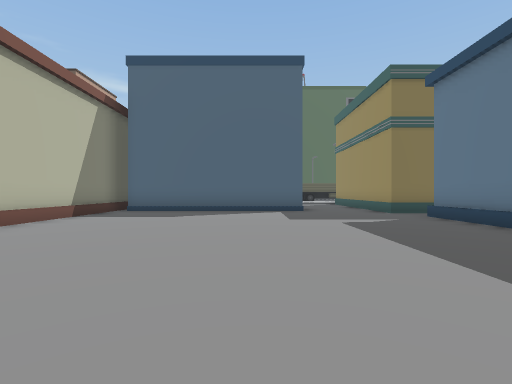
view 1 (above)

24 first-person views from a walk through a 3-D level made in the Unity game engine. The camera is 1.2 m above the floor, looks level and sees 85° across. The floor is counted in squares, 2 m on a side. Each view is taken from the middle of a square. On the plan, view 1 faces up. The plan holds only what a view shows up to about 9 squares ahead; the rest is blank. The place goes on beyond the plan. The player character is not drawn. Some surface patterns are stand-ins.

view 2
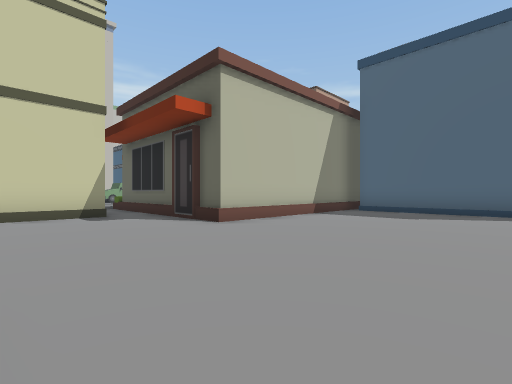

view 3
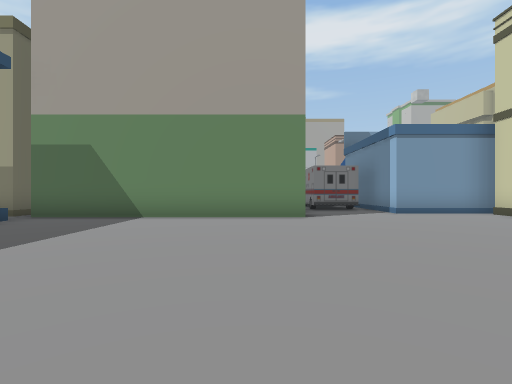

view 4
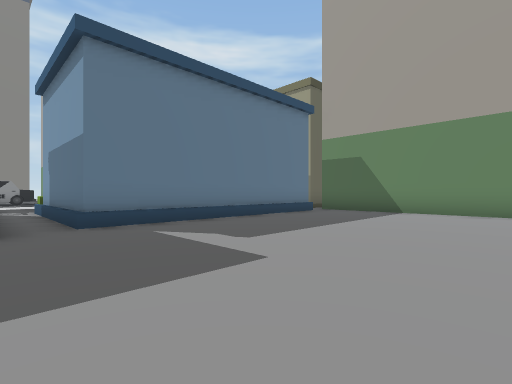

view 5
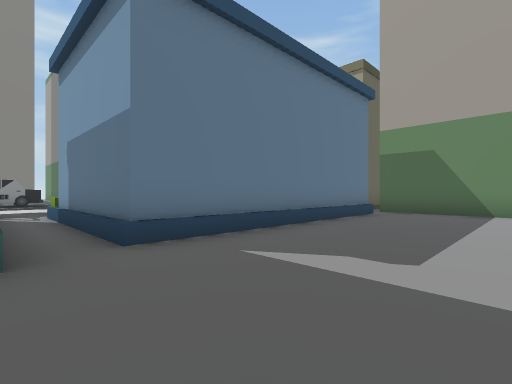

view 6
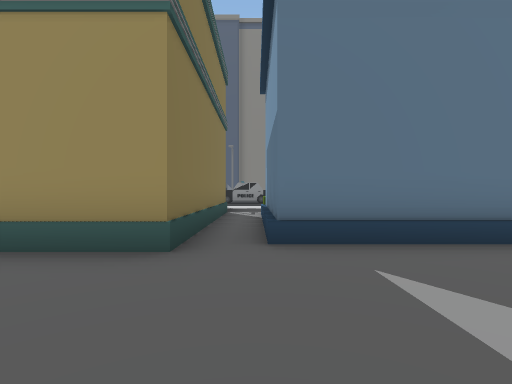

view 7
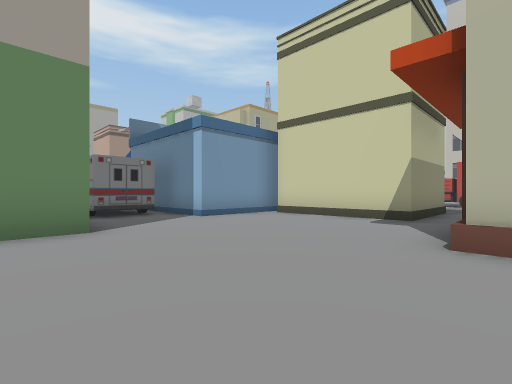

view 8
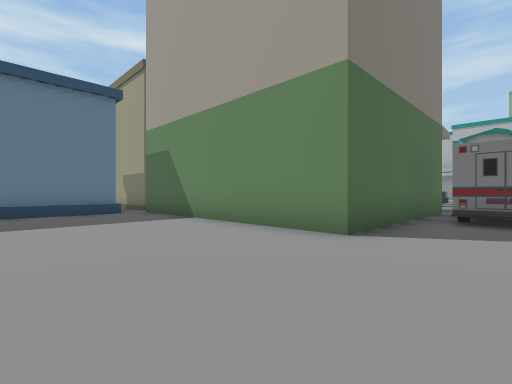

view 9
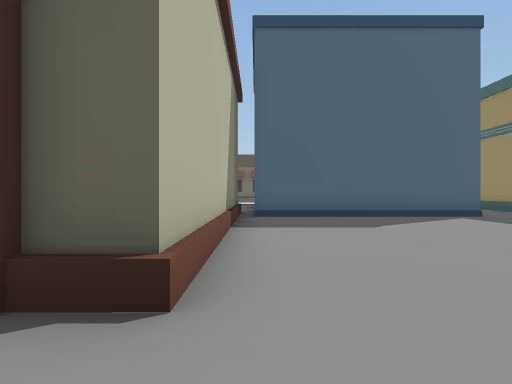

view 10
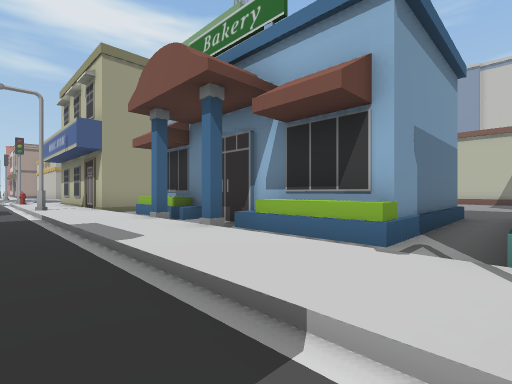

view 11
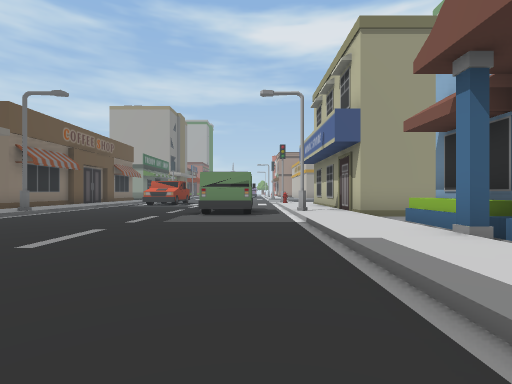

view 12
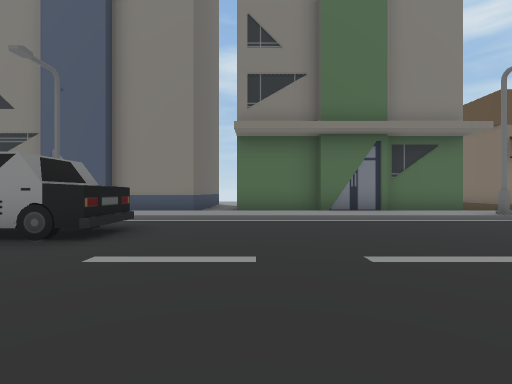

view 13
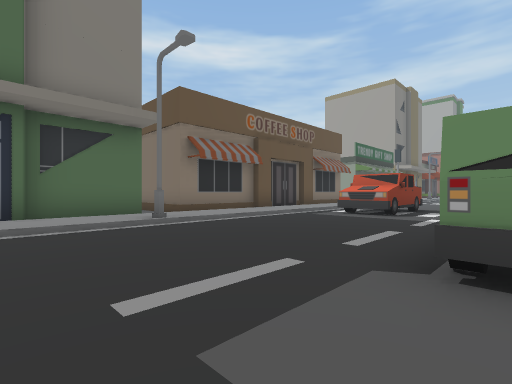

view 14
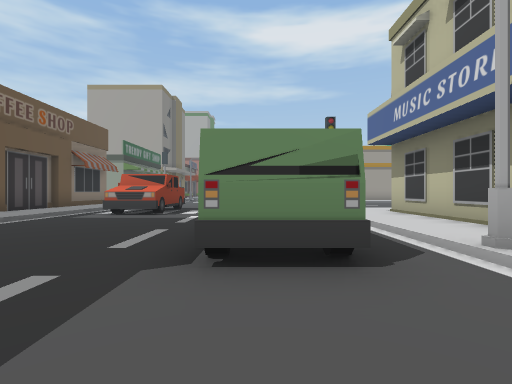

view 15
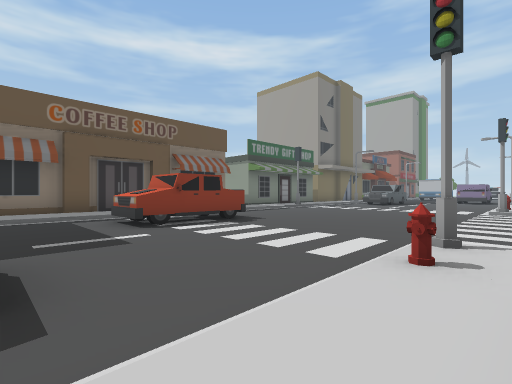

view 16
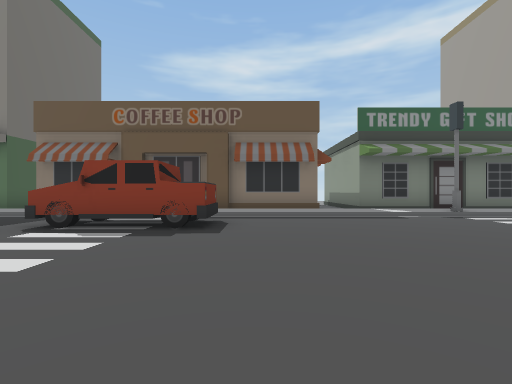

view 17
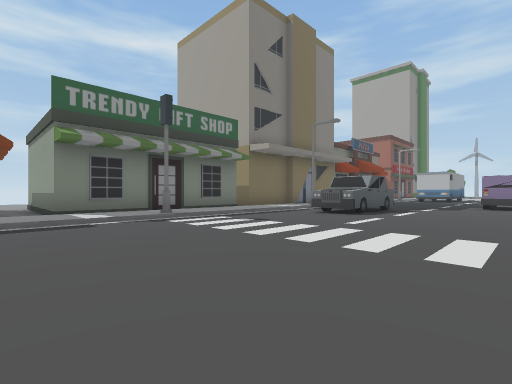

view 18
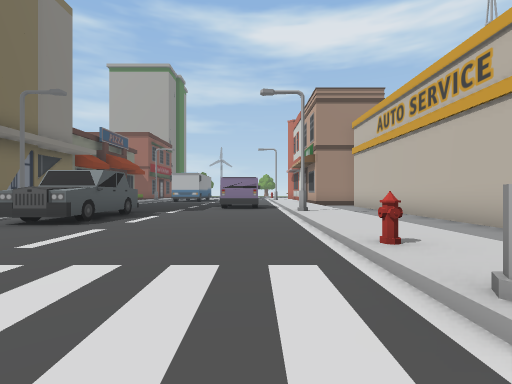

view 19
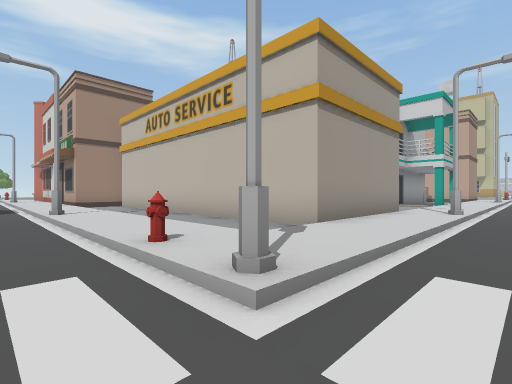

view 20
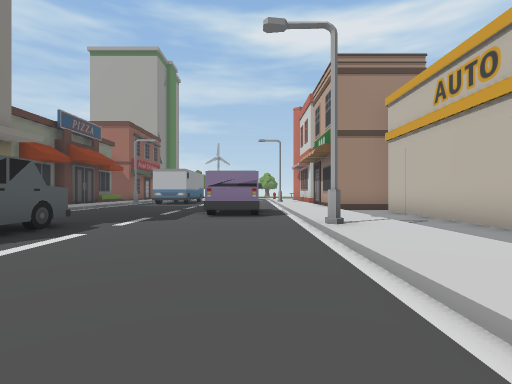

view 21
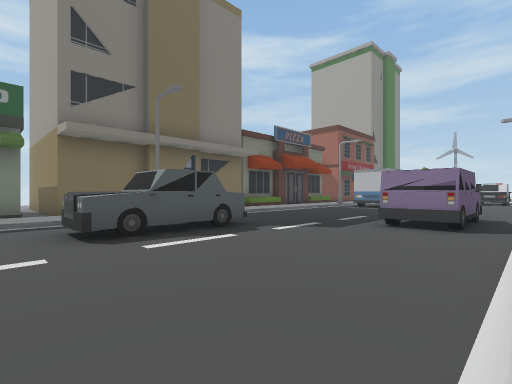

view 22
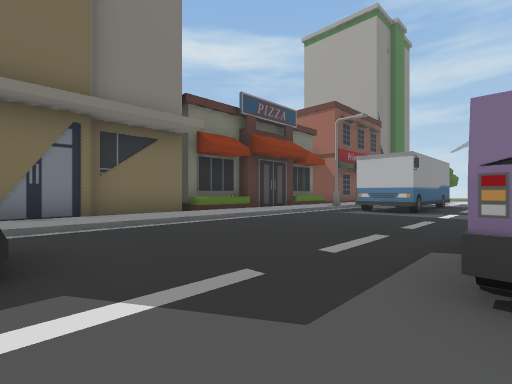

view 23
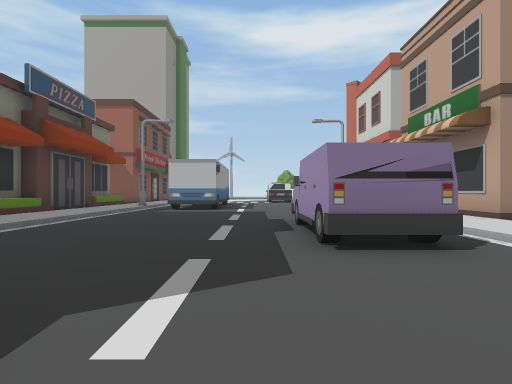

view 24
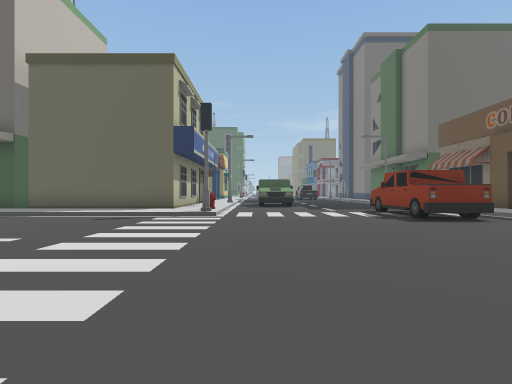

### Floor plan
Key: @ floor where view 1 was taken; # wall or solid block; . main floor; : floor 0.25 m higher than the main floor; / step, stairs or slope; O other object.
Columns run from 8 left of view 1 to 23 right of it. Each row starts with its distance up from view 1.
  9    OO#OOOO..#               O
  8    O........######: .     O O
  7    O........////////.  .O./:O
  6    O......../OOOO///. ..O./:OO
  5    O......../O  O///....../:
  4 OOOO......../O  O.:/....../:O
  3 ............/O  O.:/....../:O
  2 O.........../O  O///....../:O
  1 O.........../O  O///....../:O
  0 O.......@.../O  O///....../:O
 -1 O.....OOOOOOO#  ##:/.O..../:O
 -2 ####..O          #:OOO....O:O
 -3    #OOO          #:/  ..../:###
 -4    #OOO          #:/  ..../:#
 -5    #  O          #:/....../:#
 -6       O     O#####:/....OO/:#
 -7              ::::::O....OO/:#
 -8               //////....OO/:#
 -9               ..........OO/:#
-10                .........../:#
-11                 ........../:#
-12                  ........./:#
-13                   ......../:....
-14            .............../:####
-15           //O//////#......#:#
-16           :::::::::/....../:#
-17             OOOOO.:O....../:#
-18                 O.:/....../:#
-19                 O.:/....O./:#
-20                 O.:/....OO/ OOO
-21                 O.:O....O.O O
-22                 O.:/....O./:O
-23                 O.:/....../:O
-24                 O.:/OO..../:O
-25                 O.:/OO..../:O
-26                 ..:/OO..../:OO
-27                  #:/....../:O
-28                  #  ....../:O
-29                     ....../:O
-30                     ....O./:O

Positions as (right, up) in squares from view 1, and headings:
1: (0, 0), facing up
2: (0, 0), facing up-left
3: (-1, 6), facing down
4: (-1, 8), facing down-right
5: (1, 8), facing down-right
6: (1, 7), facing right
7: (-1, 4), facing down-left
8: (-4, 3), facing down-right
9: (-4, 2), facing up
10: (12, 8), facing down-left
11: (12, 6), facing down
12: (12, 4), facing right
13: (13, 1), facing down-right
14: (13, 1), facing down
15: (10, -4), facing down-right
16: (11, -10), facing right
17: (12, -12), facing down-right
18: (12, -14), facing down
19: (12, -14), facing down-left
20: (12, -17), facing down
21: (11, -18), facing down-right
22: (13, -22), facing down-right
23: (14, -21), facing down
24: (12, -15), facing up
